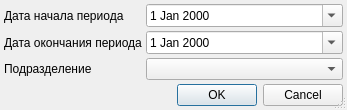
<?xml version="1.0" encoding="UTF-8"?>
<ui version="4.0">
 <class>DeathReportByZonesSetupDialog</class>
 <widget class="QDialog" name="DeathReportByZonesSetupDialog">
  <property name="windowModality">
   <enum>Qt::ApplicationModal</enum>
  </property>
  <property name="geometry">
   <rect>
    <x>0</x>
    <y>0</y>
    <width>347</width>
    <height>110</height>
   </rect>
  </property>
  <property name="windowTitle">
   <string>параметры отчёта</string>
  </property>
  <property name="sizeGripEnabled">
   <bool>true</bool>
  </property>
  <layout class="QGridLayout">
   <property name="margin">
    <number>4</number>
   </property>
   <property name="spacing">
    <number>4</number>
   </property>
   <item row="5" column="0" colspan="3">
    <widget class="QDialogButtonBox" name="buttonBox">
     <property name="orientation">
      <enum>Qt::Horizontal</enum>
     </property>
     <property name="standardButtons">
      <set>QDialogButtonBox::Cancel|QDialogButtonBox::Ok</set>
     </property>
    </widget>
   </item>
   <item row="1" column="0">
    <widget class="QLabel" name="lblEndDate">
     <property name="text">
      <string>Дата окончания периода</string>
     </property>
     <property name="buddy">
      <cstring>edtEndDate</cstring>
     </property>
    </widget>
   </item>
   <item row="0" column="0">
    <widget class="QLabel" name="lblBegDate">
     <property name="text">
      <string>Дата начала периода</string>
     </property>
     <property name="buddy">
      <cstring>edtBegDate</cstring>
     </property>
    </widget>
   </item>
   <item row="3" column="0">
    <widget class="QLabel" name="lblorgStructure">
     <property name="text">
      <string>Подразделение</string>
     </property>
    </widget>
   </item>
   <item row="4" column="0">
    <spacer>
     <property name="orientation">
      <enum>Qt::Vertical</enum>
     </property>
     <property name="sizeHint" stdset="0">
      <size>
       <width>129</width>
       <height>21</height>
      </size>
     </property>
    </spacer>
   </item>
   <item row="0" column="1" colspan="2">
    <widget class="CDateEdit" name="edtBegDate">
     <property name="calendarPopup">
      <bool>true</bool>
     </property>
    </widget>
   </item>
   <item row="1" column="1" colspan="2">
    <widget class="CDateEdit" name="edtEndDate">
     <property name="calendarPopup">
      <bool>true</bool>
     </property>
    </widget>
   </item>
   <item row="3" column="1" colspan="2">
    <widget class="COrgStructureComboBox" name="cmbOrgStructure"/>
   </item>
  </layout>
 </widget>
 <customwidgets>
  <customwidget>
   <class>CDateEdit</class>
   <extends>QDateEdit</extends>
   <header>library/DateEdit</header>
  </customwidget>
  <customwidget>
   <class>COrgStructureComboBox</class>
   <extends>QComboBox</extends>
   <header>Orgs/OrgStructComboBoxes.h</header>
  </customwidget>
 </customwidgets>
 <tabstops>
  <tabstop>edtBegDate</tabstop>
  <tabstop>edtEndDate</tabstop>
  <tabstop>buttonBox</tabstop>
 </tabstops>
 <resources/>
 <connections>
  <connection>
   <sender>buttonBox</sender>
   <signal>accepted()</signal>
   <receiver>DeathReportByZonesSetupDialog</receiver>
   <slot>accept()</slot>
   <hints>
    <hint type="sourcelabel">
     <x>121</x>
     <y>138</y>
    </hint>
    <hint type="destinationlabel">
     <x>102</x>
     <y>90</y>
    </hint>
   </hints>
  </connection>
  <connection>
   <sender>buttonBox</sender>
   <signal>rejected()</signal>
   <receiver>DeathReportByZonesSetupDialog</receiver>
   <slot>reject()</slot>
   <hints>
    <hint type="sourcelabel">
     <x>234</x>
     <y>138</y>
    </hint>
    <hint type="destinationlabel">
     <x>236</x>
     <y>76</y>
    </hint>
   </hints>
  </connection>
 </connections>
</ui>
